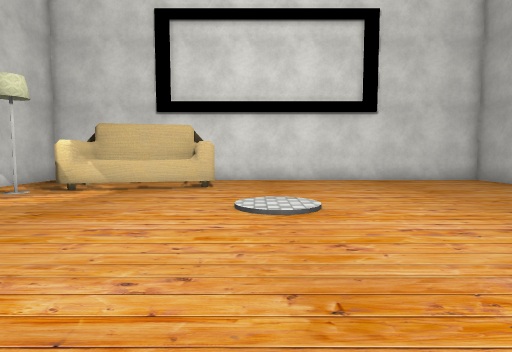
View 1 (above)

16 first-person views from a walk through a 3-D level made in the Unity game engine. The camera is 1.2 m above the floor, tilts 4° down and sees 80° across. The floor is counted in squares, 1 m on a side. Each view is taken from the middle of a square. On the plan, view 1 faces up. The plan holds only what a view shows up to about 13 squares ahead; the rest is blank. The place goes on beyond the plan. Some surface patterns are stand-ins.

View 2
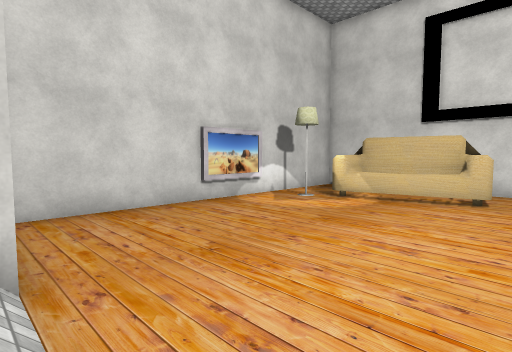

View 3
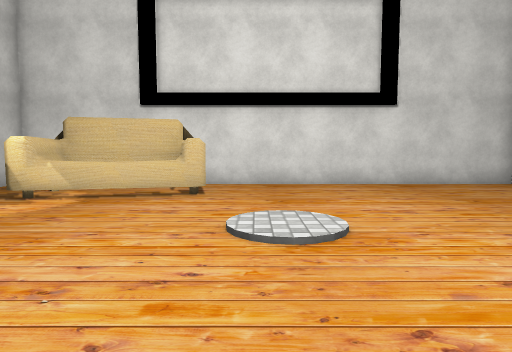

View 4
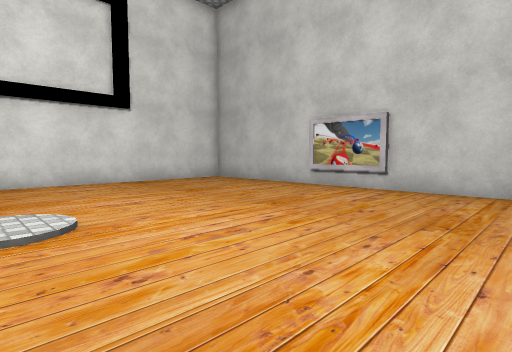

View 5
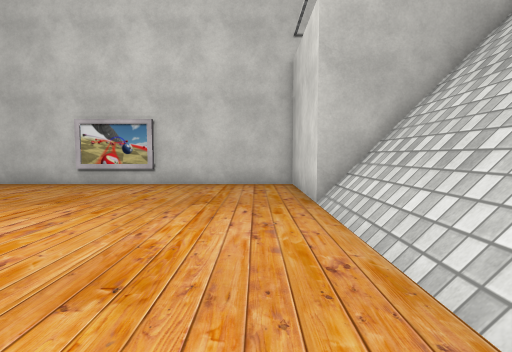

View 6
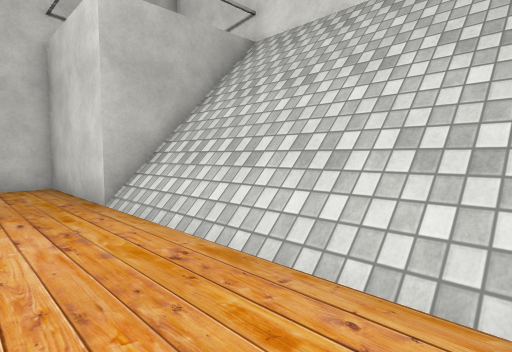

View 7
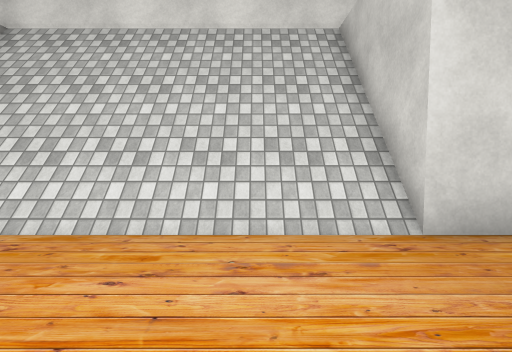

View 8
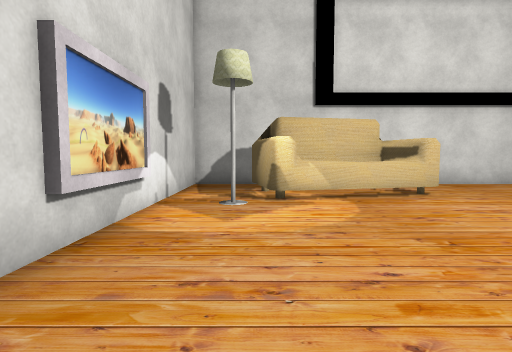

View 9
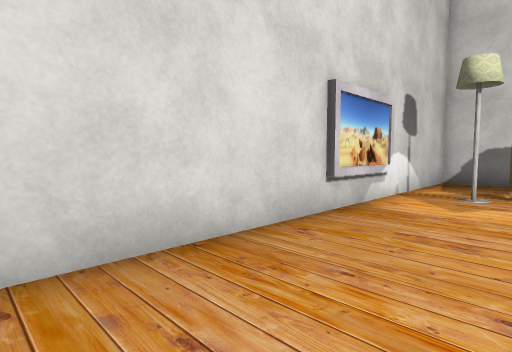

View 10
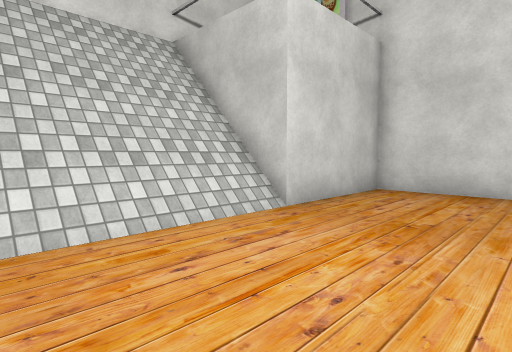

View 11
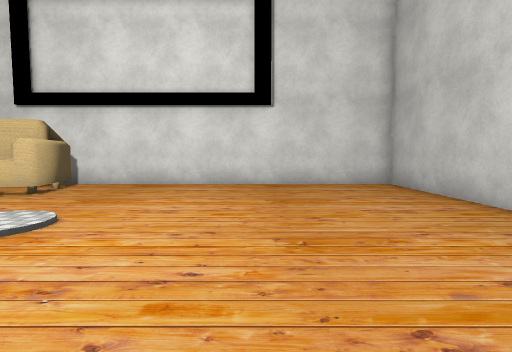

View 12
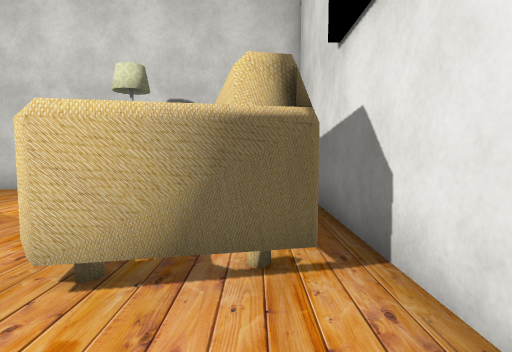

View 13
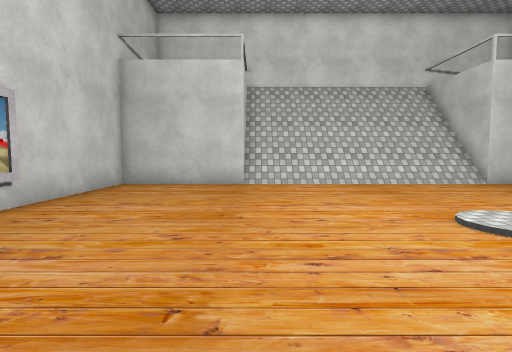

View 14
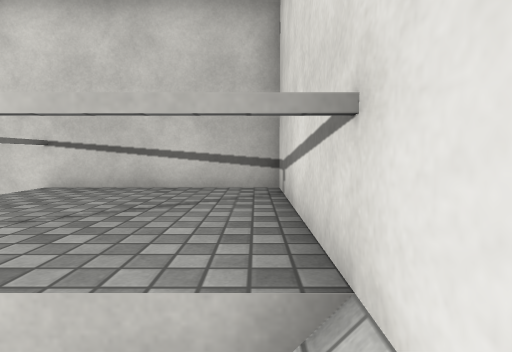

View 15
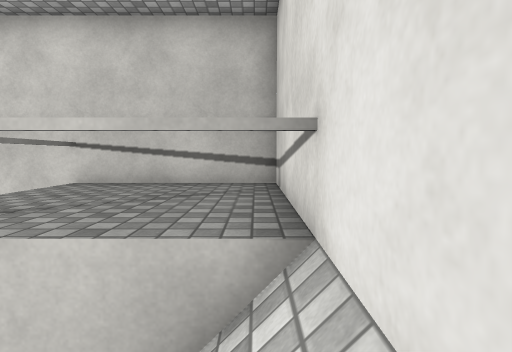

View 16
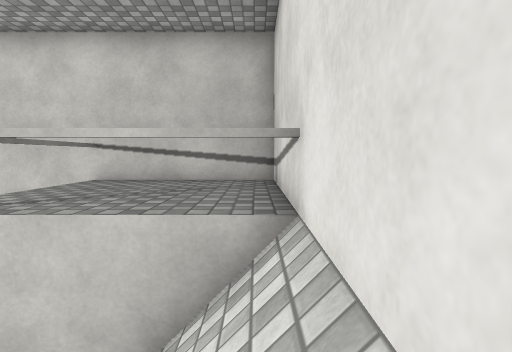

### Floor plan
Key: @ floor where view 1 was taken; # wall or solid block; . floor; / step, stairs or slope; = window, fence, low wall or low ledge; ^ raised ledge; v drop or lower ground; O other object.
Columns run from 10 left of view 1 to 11 right of it. Each row starts with its distance up from view 1.
 15 ######################
 14 #....................#
 13 #...O OOO............#
 12 #..OOOOOO............#
 11 #..OO OOO............#
 10 #.O.OO...............#
  9 #....................#
  8 #....................#
  7 #....................=
  6 #....................=
  5 #....................#
  4 #....................#
  3 #....................#
  2 #....................#
  1 #....................#
  0 #.........@..........#
 -1 ######//////////######
 -2      #//////////#
 -3      #//////////#
 -4      ^//////////^^^#
 -5      ^//////////^^^^#
 -6    #############vv###

Positions as (right, up) in squares from view 1, and headings:
1: (0, 0), facing up
2: (0, -1), facing up-left
3: (0, 2), facing up
4: (0, 1), facing up-right
5: (-2, 1), facing right
6: (-2, 2), facing down-right
7: (-2, 4), facing down
8: (-7, 2), facing up
9: (-6, 0), facing up-left
10: (1, 4), facing down-left
11: (5, 2), facing up
12: (1, 13), facing left
13: (5, 12), facing down
14: (4, -5), facing right
15: (3, -5), facing right
16: (2, -5), facing right
